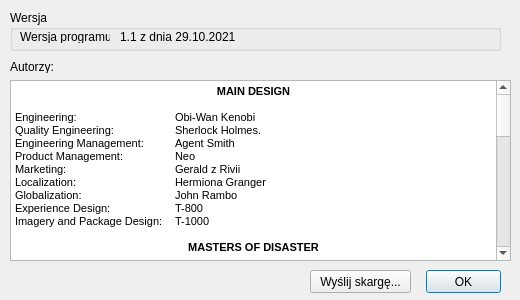
<?xml version="1.0" encoding="UTF-8"?>
<ui version="4.0">
 <class>AboutDialogGUI</class>
 <widget class="QDialog" name="AboutDialogGUI">
  <property name="geometry">
   <rect>
    <x>0</x>
    <y>0</y>
    <width>520</width>
    <height>300</height>
   </rect>
  </property>
  <property name="sizePolicy">
   <sizepolicy hsizetype="Fixed" vsizetype="Fixed">
    <horstretch>0</horstretch>
    <verstretch>0</verstretch>
   </sizepolicy>
  </property>
  <property name="maximumSize">
   <size>
    <width>520</width>
    <height>300</height>
   </size>
  </property>
  <property name="windowTitle">
   <string>O programie</string>
  </property>
  <property name="windowIcon">
   <iconset>
    <normaloff>../icons/information.png</normaloff>../icons/information.png</iconset>
  </property>
  <widget class="QGroupBox" name="groupBox">
   <property name="geometry">
    <rect>
     <x>10</x>
     <y>10</y>
     <width>491</width>
     <height>41</height>
    </rect>
   </property>
   <property name="title">
    <string>Wersja</string>
   </property>
   <widget class="QLabel" name="label">
    <property name="geometry">
     <rect>
      <x>10</x>
      <y>20</y>
      <width>90</width>
      <height>13</height>
     </rect>
    </property>
    <property name="text">
     <string>Wersja programu: </string>
    </property>
   </widget>
   <widget class="QLabel" name="label_2">
    <property name="geometry">
     <rect>
      <x>110</x>
      <y>20</y>
      <width>117</width>
      <height>13</height>
     </rect>
    </property>
    <property name="text">
     <string>1.1 z dnia 29.10.2021 r.</string>
    </property>
   </widget>
  </widget>
  <widget class="QPushButton" name="OKBtn">
   <property name="geometry">
    <rect>
     <x>426</x>
     <y>270</y>
     <width>75</width>
     <height>23</height>
    </rect>
   </property>
   <property name="text">
    <string>OK</string>
   </property>
  </widget>
  <widget class="QPushButton" name="SendBtn">
   <property name="geometry">
    <rect>
     <x>310</x>
     <y>270</y>
     <width>101</width>
     <height>23</height>
    </rect>
   </property>
   <property name="text">
    <string>Wyślij skargę...</string>
   </property>
  </widget>
  <widget class="QTextEdit" name="textEdit">
   <property name="geometry">
    <rect>
     <x>10</x>
     <y>80</y>
     <width>501</width>
     <height>181</height>
    </rect>
   </property>
   <property name="html">
    <string>&lt;!DOCTYPE HTML PUBLIC &quot;-//W3C//DTD HTML 4.0//EN&quot; &quot;http://www.w3.org/TR/REC-html40/strict.dtd&quot;&gt;
&lt;html&gt;&lt;head&gt;&lt;meta name=&quot;qrichtext&quot; content=&quot;1&quot; /&gt;&lt;style type=&quot;text/css&quot;&gt;
p, li { white-space: pre-wrap; }
&lt;/style&gt;&lt;/head&gt;&lt;body style=&quot; font-family:'MS Shell Dlg 2'; font-size:8.25pt; font-weight:400; font-style:normal;&quot;&gt;
&lt;p align=&quot;center&quot; style=&quot; margin-top:0px; margin-bottom:0px; margin-left:0px; margin-right:0px; -qt-block-indent:0; text-indent:0px;&quot;&gt;&lt;span style=&quot; font-weight:600;&quot;&gt;MAIN DESIGN&lt;/span&gt;&lt;/p&gt;
&lt;p align=&quot;center&quot; style=&quot;-qt-paragraph-type:empty; margin-top:0px; margin-bottom:0px; margin-left:0px; margin-right:0px; -qt-block-indent:0; text-indent:0px; font-weight:600;&quot;&gt;&lt;br /&gt;&lt;/p&gt;
&lt;p style=&quot; margin-top:0px; margin-bottom:0px; margin-left:0px; margin-right:0px; -qt-block-indent:0; text-indent:0px;&quot;&gt;Engineering: 		Obi-Wan Kenobi&lt;/p&gt;
&lt;p style=&quot; margin-top:0px; margin-bottom:0px; margin-left:0px; margin-right:0px; -qt-block-indent:0; text-indent:0px;&quot;&gt;Quality Engineering:	Sherlock Holmes.&lt;/p&gt;
&lt;p style=&quot; margin-top:0px; margin-bottom:0px; margin-left:0px; margin-right:0px; -qt-block-indent:0; text-indent:0px;&quot;&gt;Engineering Management: 	Agent Smith&lt;/p&gt;
&lt;p style=&quot; margin-top:0px; margin-bottom:0px; margin-left:0px; margin-right:0px; -qt-block-indent:0; text-indent:0px;&quot;&gt;Product Management: 	Neo&lt;/p&gt;
&lt;p style=&quot; margin-top:0px; margin-bottom:0px; margin-left:0px; margin-right:0px; -qt-block-indent:0; text-indent:0px;&quot;&gt;Marketing: 		Gerald z Rivii&lt;/p&gt;
&lt;p style=&quot; margin-top:0px; margin-bottom:0px; margin-left:0px; margin-right:0px; -qt-block-indent:0; text-indent:0px;&quot;&gt;Localization: 		Hermiona Granger&lt;/p&gt;
&lt;p style=&quot; margin-top:0px; margin-bottom:0px; margin-left:0px; margin-right:0px; -qt-block-indent:0; text-indent:0px;&quot;&gt;Globalization: 		John Rambo&lt;/p&gt;
&lt;p style=&quot; margin-top:0px; margin-bottom:0px; margin-left:0px; margin-right:0px; -qt-block-indent:0; text-indent:0px;&quot;&gt;Experience Design: 	T-800&lt;/p&gt;
&lt;p style=&quot; margin-top:0px; margin-bottom:0px; margin-left:0px; margin-right:0px; -qt-block-indent:0; text-indent:0px;&quot;&gt;Imagery and Package Design: 	T-1000&lt;/p&gt;
&lt;p style=&quot;-qt-paragraph-type:empty; margin-top:0px; margin-bottom:0px; margin-left:0px; margin-right:0px; -qt-block-indent:0; text-indent:0px;&quot;&gt;&lt;br /&gt;&lt;/p&gt;
&lt;p align=&quot;center&quot; style=&quot; margin-top:0px; margin-bottom:0px; margin-left:0px; margin-right:0px; -qt-block-indent:0; text-indent:0px;&quot;&gt;&lt;span style=&quot; font-weight:600;&quot;&gt;MASTERS OF DISASTER&lt;/span&gt;&lt;/p&gt;
&lt;p align=&quot;center&quot; style=&quot;-qt-paragraph-type:empty; margin-top:0px; margin-bottom:0px; margin-left:0px; margin-right:0px; -qt-block-indent:0; text-indent:0px; font-weight:600;&quot;&gt;&lt;br /&gt;&lt;/p&gt;
&lt;p style=&quot; margin-top:0px; margin-bottom:0px; margin-left:0px; margin-right:0px; -qt-block-indent:0; text-indent:0px;&quot;&gt;Visual Design: 		Sarah Connor&lt;/p&gt;
&lt;p style=&quot; margin-top:0px; margin-bottom:0px; margin-left:0px; margin-right:0px; -qt-block-indent:0; text-indent:0px;&quot;&gt;Additional Engineering: 	Luke Skywalker&lt;/p&gt;
&lt;p style=&quot; margin-top:0px; margin-bottom:0px; margin-left:0px; margin-right:0px; -qt-block-indent:0; text-indent:0px;&quot;&gt;Additional Engineering Management: Harley Quinn&lt;/p&gt;
&lt;p style=&quot; margin-top:0px; margin-bottom:0px; margin-left:0px; margin-right:0px; -qt-block-indent:0; text-indent:0px;&quot;&gt;Additional Product, Marketing:	Pikatchu&lt;/p&gt;
&lt;p style=&quot; margin-top:0px; margin-bottom:0px; margin-left:0px; margin-right:0px; -qt-block-indent:0; text-indent:0px;&quot;&gt;Business Management: 	Franz Maurer&lt;/p&gt;
&lt;p style=&quot; margin-top:0px; margin-bottom:0px; margin-left:0px; margin-right:0px; -qt-block-indent:0; text-indent:0px;&quot;&gt;Licensing Technologies: 	Rick Dick&lt;/p&gt;
&lt;p style=&quot; margin-top:0px; margin-bottom:0px; margin-left:0px; margin-right:0px; -qt-block-indent:0; text-indent:0px;&quot;&gt;LiveCycle: 		Kapitan Ameryka&lt;/p&gt;
&lt;p style=&quot; margin-top:0px; margin-bottom:0px; margin-left:0px; margin-right:0px; -qt-block-indent:0; text-indent:0px;&quot;&gt;Productivity Tools: 	Tommy DeVito&lt;/p&gt;
&lt;p style=&quot; margin-top:0px; margin-bottom:0px; margin-left:0px; margin-right:0px; -qt-block-indent:0; text-indent:0px;&quot;&gt;Customer Care: 		Kubuś Puchatek i przyjaciele&lt;/p&gt;
&lt;p style=&quot;-qt-paragraph-type:empty; margin-top:0px; margin-bottom:0px; margin-left:0px; margin-right:0px; -qt-block-indent:0; text-indent:0px;&quot;&gt;&lt;br /&gt;&lt;/p&gt;
&lt;p align=&quot;center&quot; style=&quot; margin-top:0px; margin-bottom:0px; margin-left:0px; margin-right:0px; -qt-block-indent:0; text-indent:0px;&quot;&gt;&lt;span style=&quot; font-weight:600;&quot;&gt;INFORMATION TECHNOLOGY&lt;/span&gt;&lt;/p&gt;
&lt;p align=&quot;center&quot; style=&quot;-qt-paragraph-type:empty; margin-top:0px; margin-bottom:0px; margin-left:0px; margin-right:0px; -qt-block-indent:0; text-indent:0px; font-weight:600;&quot;&gt;&lt;br /&gt;&lt;/p&gt;
&lt;p style=&quot; margin-top:0px; margin-bottom:0px; margin-left:0px; margin-right:0px; -qt-block-indent:0; text-indent:0px;&quot;&gt;Supply Chain Operations: 	The Driver&lt;/p&gt;
&lt;p style=&quot; margin-top:0px; margin-bottom:0px; margin-left:0px; margin-right:0px; -qt-block-indent:0; text-indent:0px;&quot;&gt;Product Operations: 	Yoda Master&lt;/p&gt;
&lt;p style=&quot; margin-top:0px; margin-bottom:0px; margin-left:0px; margin-right:0px; -qt-block-indent:0; text-indent:0px;&quot;&gt;Distribution Team: 	Rocky Balboa&lt;/p&gt;
&lt;p style=&quot;-qt-paragraph-type:empty; margin-top:0px; margin-bottom:0px; margin-left:0px; margin-right:0px; -qt-block-indent:0; text-indent:0px;&quot;&gt;&lt;br /&gt;&lt;/p&gt;
&lt;p align=&quot;center&quot; style=&quot; margin-top:0px; margin-bottom:0px; margin-left:0px; margin-right:0px; -qt-block-indent:0; text-indent:0px;&quot;&gt;&lt;span style=&quot; font-weight:600;&quot;&gt;CORE TECHNOLOGY&lt;/span&gt;&lt;/p&gt;
&lt;p align=&quot;center&quot; style=&quot;-qt-paragraph-type:empty; margin-top:0px; margin-bottom:0px; margin-left:0px; margin-right:0px; -qt-block-indent:0; text-indent:0px; font-weight:600;&quot;&gt;&lt;br /&gt;&lt;/p&gt;
&lt;p style=&quot; margin-top:0px; margin-bottom:0px; margin-left:0px; margin-right:0px; -qt-block-indent:0; text-indent:0px;&quot;&gt;Graphics Manager: 	Jacek i Agatka&lt;/p&gt;
&lt;p style=&quot; margin-top:0px; margin-bottom:0px; margin-left:0px; margin-right:0px; -qt-block-indent:0; text-indent:0px;&quot;&gt;Core Type: 		WalterWhite&lt;/p&gt;
&lt;p style=&quot; margin-top:0px; margin-bottom:0px; margin-left:0px; margin-right:0px; -qt-block-indent:0; text-indent:0px;&quot;&gt;MPS: 		Hannibal Lecter&lt;/p&gt;
&lt;p style=&quot; margin-top:0px; margin-bottom:0px; margin-left:0px; margin-right:0px; -qt-block-indent:0; text-indent:0px;&quot;&gt;PIT: 		Jack Sparrow&lt;/p&gt;
&lt;p style=&quot; margin-top:0px; margin-bottom:0px; margin-left:0px; margin-right:0px; -qt-block-indent:0; text-indent:0px;&quot;&gt;CIT: 		Michael Corleone&lt;/p&gt;
&lt;p style=&quot; margin-top:0px; margin-bottom:0px; margin-left:0px; margin-right:0px; -qt-block-indent:0; text-indent:0px;&quot;&gt;VAT: 		Tyrion Lannister&lt;/p&gt;
&lt;p style=&quot; margin-top:0px; margin-bottom:0px; margin-left:0px; margin-right:0px; -qt-block-indent:0; text-indent:0px;&quot;&gt;JSON &amp;amp; JPG: 		Han Solo&lt;/p&gt;
&lt;p style=&quot; margin-top:0px; margin-bottom:0px; margin-left:0px; margin-right:0px; -qt-block-indent:0; text-indent:0px;&quot;&gt;TŚM:		Bilbo Baggins&lt;/p&gt;
&lt;p style=&quot;-qt-paragraph-type:empty; margin-top:0px; margin-bottom:0px; margin-left:0px; margin-right:0px; -qt-block-indent:0; text-indent:0px;&quot;&gt;&lt;br /&gt;&lt;/p&gt;
&lt;p align=&quot;center&quot; style=&quot; margin-top:0px; margin-bottom:0px; margin-left:0px; margin-right:0px; -qt-block-indent:0; text-indent:0px;&quot;&gt;&lt;span style=&quot; font-weight:600;&quot;&gt;SLAVES&lt;/span&gt;&lt;/p&gt;
&lt;p align=&quot;center&quot; style=&quot;-qt-paragraph-type:empty; margin-top:0px; margin-bottom:0px; margin-left:0px; margin-right:0px; -qt-block-indent:0; text-indent:0px; font-weight:600;&quot;&gt;&lt;br /&gt;&lt;/p&gt;
&lt;p style=&quot; margin-top:0px; margin-bottom:0px; margin-left:0px; margin-right:0px; -qt-block-indent:0; text-indent:0px;&quot;&gt;Core Tech Systems Engineering: James Bond&lt;/p&gt;
&lt;p style=&quot; margin-top:0px; margin-bottom:0px; margin-left:0px; margin-right:0px; -qt-block-indent:0; text-indent:0px;&quot;&gt;Automation:		 Indiana Jones&lt;/p&gt;
&lt;p style=&quot; margin-top:0px; margin-bottom:0px; margin-left:0px; margin-right:0px; -qt-block-indent:0; text-indent:0px;&quot;&gt;Release Engineering:	 Porucznik Borewicz&lt;/p&gt;
&lt;p style=&quot; margin-top:0px; margin-bottom:0px; margin-left:0px; margin-right:0px; -qt-block-indent:0; text-indent:0px;&quot;&gt;Core Tech Management: 	Jaś Fasola&lt;/p&gt;
&lt;p style=&quot;-qt-paragraph-type:empty; margin-top:0px; margin-bottom:0px; margin-left:0px; margin-right:0px; -qt-block-indent:0; text-indent:0px;&quot;&gt;&lt;br /&gt;&lt;/p&gt;
&lt;p style=&quot; margin-top:0px; margin-bottom:0px; margin-left:0px; margin-right:0px; -qt-block-indent:0; text-indent:0px;&quot;&gt;Copyright © 1984-2021 CWOM's Systems Incorporated and its licensors. All Rights Reserved.&lt;/p&gt;
&lt;p style=&quot;-qt-paragraph-type:empty; margin-top:0px; margin-bottom:0px; margin-left:0px; margin-right:0px; -qt-block-indent:0; text-indent:0px;&quot;&gt;&lt;br /&gt;&lt;/p&gt;&lt;/body&gt;&lt;/html&gt;</string>
   </property>
  </widget>
  <widget class="QLabel" name="label_3">
   <property name="geometry">
    <rect>
     <x>10</x>
     <y>60</y>
     <width>47</width>
     <height>13</height>
    </rect>
   </property>
   <property name="text">
    <string>Autorzy:</string>
   </property>
  </widget>
 </widget>
 <resources/>
 <connections/>
</ui>
